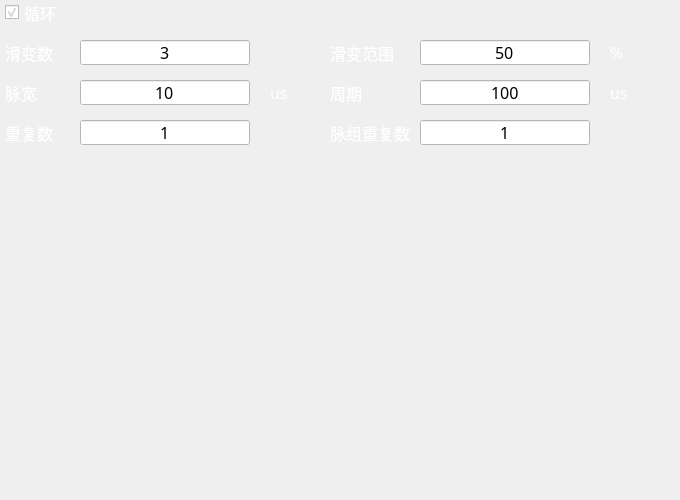
     <widget class="QWidget" name="wdt_pri_triangle" native="true">
      <property name="geometry">
       <rect>
        <x>10</x>
        <y>90</y>
        <width>680</width>
        <height>500</height>
       </rect>
      </property>
      <widget class="QLineEdit" name="line_pri_trig_period">
       <property name="geometry">
        <rect>
         <x>420</x>
         <y>80</y>
         <width>170</width>
         <height>25</height>
        </rect>
       </property>
       <property name="minimumSize">
        <size>
         <width>150</width>
         <height>25</height>
        </size>
       </property>
       <property name="font">
        <font>
         <family>微软雅黑</family>
         <pointsize>12</pointsize>
        </font>
       </property>
       <property name="styleSheet">
        <string notr="true">QLineEdit {
	background-color:white;
	color: black;
}</string>
       </property>
       <property name="text">
        <string>100</string>
       </property>
       <property name="alignment">
        <set>Qt::AlignCenter</set>
       </property>
      </widget>
      <widget class="QLineEdit" name="line_pri_trig_pw">
       <property name="geometry">
        <rect>
         <x>80</x>
         <y>80</y>
         <width>170</width>
         <height>25</height>
        </rect>
       </property>
       <property name="minimumSize">
        <size>
         <width>150</width>
         <height>25</height>
        </size>
       </property>
       <property name="font">
        <font>
         <family>微软雅黑</family>
         <pointsize>12</pointsize>
        </font>
       </property>
       <property name="styleSheet">
        <string notr="true">QLineEdit {
	background-color:white;
	color: black;
}</string>
       </property>
       <property name="text">
        <string>10</string>
       </property>
       <property name="alignment">
        <set>Qt::AlignCenter</set>
       </property>
      </widget>
      <widget class="QLineEdit" name="line_pri_trig_repeat">
       <property name="geometry">
        <rect>
         <x>80</x>
         <y>120</y>
         <width>170</width>
         <height>25</height>
        </rect>
       </property>
       <property name="minimumSize">
        <size>
         <width>150</width>
         <height>25</height>
        </size>
       </property>
       <property name="font">
        <font>
         <family>微软雅黑</family>
         <pointsize>12</pointsize>
        </font>
       </property>
       <property name="styleSheet">
        <string notr="true">QLineEdit {
	background-color:white;
	color: black;
}</string>
       </property>
       <property name="text">
        <string>1</string>
       </property>
       <property name="alignment">
        <set>Qt::AlignCenter</set>
       </property>
      </widget>
      <widget class="QLabel" name="unit_pri_trig_pw">
       <property name="geometry">
        <rect>
         <x>270</x>
         <y>80</y>
         <width>50</width>
         <height>25</height>
        </rect>
       </property>
       <property name="minimumSize">
        <size>
         <width>50</width>
         <height>0</height>
        </size>
       </property>
       <property name="font">
        <font>
         <family>微软雅黑</family>
         <pointsize>12</pointsize>
        </font>
       </property>
       <property name="styleSheet">
        <string notr="true">QLabel {
	color:white;
}</string>
       </property>
       <property name="text">
        <string>us</string>
       </property>
      </widget>
      <widget class="QLabel" name="label_50">
       <property name="geometry">
        <rect>
         <x>5</x>
         <y>120</y>
         <width>70</width>
         <height>25</height>
        </rect>
       </property>
       <property name="minimumSize">
        <size>
         <width>0</width>
         <height>25</height>
        </size>
       </property>
       <property name="font">
        <font>
         <family>微软雅黑</family>
         <pointsize>12</pointsize>
        </font>
       </property>
       <property name="styleSheet">
        <string notr="true">QLabel {
	color:white;
}</string>
       </property>
       <property name="text">
        <string>重复数</string>
       </property>
       <property name="alignment">
        <set>Qt::AlignLeading|Qt::AlignLeft|Qt::AlignVCenter</set>
       </property>
      </widget>
      <widget class="QLabel" name="label_54">
       <property name="geometry">
        <rect>
         <x>5</x>
         <y>80</y>
         <width>70</width>
         <height>25</height>
        </rect>
       </property>
       <property name="minimumSize">
        <size>
         <width>0</width>
         <height>25</height>
        </size>
       </property>
       <property name="font">
        <font>
         <family>微软雅黑</family>
         <pointsize>12</pointsize>
        </font>
       </property>
       <property name="styleSheet">
        <string notr="true">QLabel {
	color:white;
}</string>
       </property>
       <property name="text">
        <string>脉宽</string>
       </property>
       <property name="alignment">
        <set>Qt::AlignLeading|Qt::AlignLeft|Qt::AlignVCenter</set>
       </property>
      </widget>
      <widget class="QLabel" name="label_55">
       <property name="geometry">
        <rect>
         <x>330</x>
         <y>80</y>
         <width>85</width>
         <height>25</height>
        </rect>
       </property>
       <property name="minimumSize">
        <size>
         <width>0</width>
         <height>25</height>
        </size>
       </property>
       <property name="font">
        <font>
         <family>微软雅黑</family>
         <pointsize>12</pointsize>
        </font>
       </property>
       <property name="styleSheet">
        <string notr="true">QLabel {
	color:white;
}</string>
       </property>
       <property name="text">
        <string>周期</string>
       </property>
      </widget>
      <widget class="QLabel" name="label_61">
       <property name="geometry">
        <rect>
         <x>330</x>
         <y>120</y>
         <width>85</width>
         <height>25</height>
        </rect>
       </property>
       <property name="minimumSize">
        <size>
         <width>0</width>
         <height>25</height>
        </size>
       </property>
       <property name="font">
        <font>
         <family>微软雅黑</family>
         <pointsize>12</pointsize>
        </font>
       </property>
       <property name="styleSheet">
        <string notr="true">QLabel {
	color:white;
}</string>
       </property>
       <property name="text">
        <string>脉组重复数</string>
       </property>
      </widget>
      <widget class="QLineEdit" name="line_pri_trig_pw_group_repeat">
       <property name="geometry">
        <rect>
         <x>420</x>
         <y>120</y>
         <width>170</width>
         <height>25</height>
        </rect>
       </property>
       <property name="minimumSize">
        <size>
         <width>150</width>
         <height>25</height>
        </size>
       </property>
       <property name="font">
        <font>
         <family>微软雅黑</family>
         <pointsize>12</pointsize>
        </font>
       </property>
       <property name="styleSheet">
        <string notr="true">QLineEdit {
	background-color:white;
	color: black;
}</string>
       </property>
       <property name="text">
        <string>1</string>
       </property>
       <property name="alignment">
        <set>Qt::AlignCenter</set>
       </property>
      </widget>
      <widget class="QWidget" name="gridWidget_4" native="true">
       <property name="geometry">
        <rect>
         <x>480</x>
         <y>450</y>
         <width>191</width>
         <height>51</height>
        </rect>
       </property>
       <layout class="QGridLayout" name="gridLayout_4"/>
      </widget>
      <widget class="QLabel" name="unit_pri_trig_period">
       <property name="geometry">
        <rect>
         <x>610</x>
         <y>80</y>
         <width>50</width>
         <height>25</height>
        </rect>
       </property>
       <property name="minimumSize">
        <size>
         <width>50</width>
         <height>0</height>
        </size>
       </property>
       <property name="font">
        <font>
         <family>微软雅黑</family>
         <pointsize>12</pointsize>
        </font>
       </property>
       <property name="styleSheet">
        <string notr="true">QLabel {
	color:white;
}</string>
       </property>
       <property name="text">
        <string>us</string>
       </property>
      </widget>
      <widget class="QLineEdit" name="line_pri_trig_slip">
       <property name="geometry">
        <rect>
         <x>80</x>
         <y>40</y>
         <width>170</width>
         <height>25</height>
        </rect>
       </property>
       <property name="minimumSize">
        <size>
         <width>150</width>
         <height>25</height>
        </size>
       </property>
       <property name="font">
        <font>
         <family>微软雅黑</family>
         <pointsize>12</pointsize>
        </font>
       </property>
       <property name="styleSheet">
        <string notr="true">QLineEdit {
	background-color:white;
	color: black;
}</string>
       </property>
       <property name="text">
        <string>3</string>
       </property>
       <property name="alignment">
        <set>Qt::AlignCenter</set>
       </property>
      </widget>
      <widget class="QLabel" name="label_72">
       <property name="geometry">
        <rect>
         <x>5</x>
         <y>40</y>
         <width>70</width>
         <height>25</height>
        </rect>
       </property>
       <property name="minimumSize">
        <size>
         <width>0</width>
         <height>25</height>
        </size>
       </property>
       <property name="font">
        <font>
         <family>微软雅黑</family>
         <pointsize>12</pointsize>
        </font>
       </property>
       <property name="styleSheet">
        <string notr="true">QLabel {
	color:white;
}</string>
       </property>
       <property name="text">
        <string>滑变数</string>
       </property>
       <property name="alignment">
        <set>Qt::AlignLeading|Qt::AlignLeft|Qt::AlignVCenter</set>
       </property>
      </widget>
      <widget class="QLabel" name="label_73">
       <property name="geometry">
        <rect>
         <x>330</x>
         <y>40</y>
         <width>85</width>
         <height>25</height>
        </rect>
       </property>
       <property name="minimumSize">
        <size>
         <width>0</width>
         <height>25</height>
        </size>
       </property>
       <property name="font">
        <font>
         <family>微软雅黑</family>
         <pointsize>12</pointsize>
        </font>
       </property>
       <property name="styleSheet">
        <string notr="true">QLabel {
	color:white;
}</string>
       </property>
       <property name="text">
        <string>滑变范围</string>
       </property>
       <property name="alignment">
        <set>Qt::AlignLeading|Qt::AlignLeft|Qt::AlignVCenter</set>
       </property>
      </widget>
      <widget class="QLabel" name="unit_pri_uneven_period18_2">
       <property name="geometry">
        <rect>
         <x>610</x>
         <y>40</y>
         <width>50</width>
         <height>25</height>
        </rect>
       </property>
       <property name="minimumSize">
        <size>
         <width>50</width>
         <height>0</height>
        </size>
       </property>
       <property name="font">
        <font>
         <family>微软雅黑</family>
         <pointsize>12</pointsize>
        </font>
       </property>
       <property name="styleSheet">
        <string notr="true">QLabel {
	color:white;
}</string>
       </property>
       <property name="text">
        <string>%</string>
       </property>
      </widget>
      <widget class="QLineEdit" name="line_pri_trig_slip_range">
       <property name="geometry">
        <rect>
         <x>420</x>
         <y>40</y>
         <width>170</width>
         <height>25</height>
        </rect>
       </property>
       <property name="minimumSize">
        <size>
         <width>150</width>
         <height>25</height>
        </size>
       </property>
       <property name="font">
        <font>
         <family>微软雅黑</family>
         <pointsize>12</pointsize>
        </font>
       </property>
       <property name="styleSheet">
        <string notr="true">QLineEdit {
	background-color:white;
	color: black;
}</string>
       </property>
       <property name="text">
        <string>50</string>
       </property>
       <property name="alignment">
        <set>Qt::AlignCenter</set>
       </property>
      </widget>
      <widget class="QCheckBox" name="btn_pri_trig_loop">
       <property name="geometry">
        <rect>
         <x>5</x>
         <y>0</y>
         <width>75</width>
         <height>25</height>
        </rect>
       </property>
       <property name="minimumSize">
        <size>
         <width>75</width>
         <height>25</height>
        </size>
       </property>
       <property name="font">
        <font>
         <family>微软雅黑</family>
         <pointsize>12</pointsize>
        </font>
       </property>
       <property name="tabletTracking">
        <bool>false</bool>
       </property>
       <property name="styleSheet">
        <string notr="true">QCheckBox {
	color:white;
}</string>
       </property>
       <property name="text">
        <string>循环</string>
       </property>
       <property name="checked">
        <bool>true</bool>
       </property>
      </widget>
     </widget>
